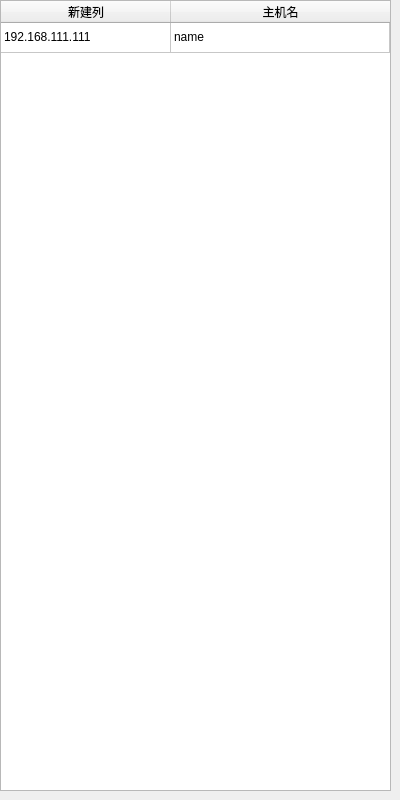
<?xml version="1.0" encoding="UTF-8"?>
<ui version="4.0">
 <class>IMDialog</class>
 <widget class="QDialog" name="IMDialog">
  <property name="geometry">
   <rect>
    <x>0</x>
    <y>0</y>
    <width>400</width>
    <height>800</height>
   </rect>
  </property>
  <property name="windowTitle">
   <string>IMDialog</string>
  </property>
  <widget class="QTableWidget" name="tw_friend">
   <property name="geometry">
    <rect>
     <x>0</x>
     <y>0</y>
     <width>391</width>
     <height>791</height>
    </rect>
   </property>
   <property name="minimumSize">
    <size>
     <width>391</width>
     <height>791</height>
    </size>
   </property>
   <property name="maximumSize">
    <size>
     <width>391</width>
     <height>791</height>
    </size>
   </property>
   <property name="editTriggers">
    <set>QAbstractItemView::NoEditTriggers</set>
   </property>
   <property name="selectionBehavior">
    <enum>QAbstractItemView::SelectRows</enum>
   </property>
   <property name="rowCount">
    <number>1</number>
   </property>
   <property name="columnCount">
    <number>2</number>
   </property>
   <attribute name="horizontalHeaderDefaultSectionSize">
    <number>170</number>
   </attribute>
   <attribute name="horizontalHeaderStretchLastSection">
    <bool>true</bool>
   </attribute>
   <attribute name="verticalHeaderVisible">
    <bool>false</bool>
   </attribute>
   <row>
    <property name="text">
     <string>新建行</string>
    </property>
   </row>
   <column>
    <property name="text">
     <string>新建列</string>
    </property>
   </column>
   <column>
    <property name="text">
     <string>主机名</string>
    </property>
   </column>
   <item row="0" column="0">
    <property name="text">
     <string>192.168.111.111</string>
    </property>
   </item>
   <item row="0" column="1">
    <property name="text">
     <string>name</string>
    </property>
   </item>
  </widget>
 </widget>
 <resources/>
 <connections/>
</ui>
